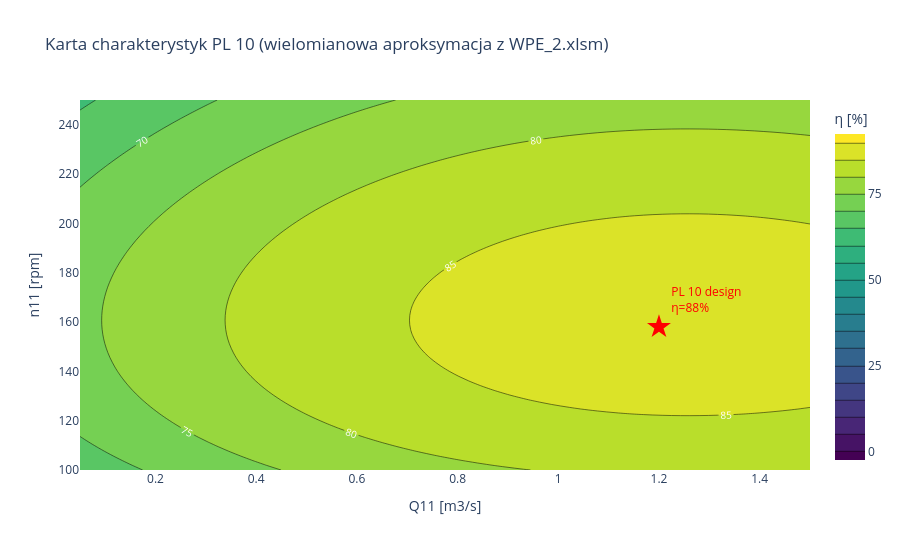

The code cell stored with this chart in its notebook:
### Markdown cell above
**Prompt do LLM:**
> *"Zdefiniuj funkcje pl10_eta(Q11, n11) implementujaca wielomian z WPE_2.
> Narysuj jej powierzchnie na siatce Q11 in (0.05..1.5 m3/s) i n11 in (100..250 rpm)
> jako wykres konturowy. Zaznacz punkt projektowy PL 10 (Q11=1.2, n11=158)."*

**Uzyte funkcje:** `numpy.meshgrid`, `plotly.graph_objects.Contour`.

### Code cell
def pl10_eta(Q11, n11):
    """Sprawnosc turbiny PL 10 jako funkcja (Q11, n11). Wielomian z WPE_2.xlsm.

    Args:
        Q11: przeplyw jednostkowy [m3/s]
        n11: predkosc jednostkowa [rpm]
    Returns:
        sprawnosc [-] (0..1)
    """
    G = np.asarray(Q11) * 1000  # m3/s -> l/s (konwencja Excela)
    E = np.asarray(n11)
    eta_pct = (14.1094114
               + 0.0255361978 * G + 0.838004938 * E
               - 0.0000123420439 * G**2 - 0.00361969217 * E**2
               + 0.00000000115932973 * G**3 + 0.00000420032345 * E**3)
    return eta_pct / 100.0

# Walidacja w punkcie projektowym
pl10 = TURBINE_CATALOG['pl10']
eta_check = pl10_eta(pl10.Q11, pl10.n11)
print(f'PL 10 w punkcie projektowym (Q11={pl10.Q11}, n11={pl10.n11}):')
print(f'  Wielomian: eta = {eta_check:.4f}')
print(f'  Katalog:   eta_peak = {pl10.eta_peak:.4f}')

# Siatka do wykresu konturowego
Q11_grid = np.linspace(0.05, 1.5, 80)
n11_grid = np.linspace(100, 250, 80)
QQ, NN = np.meshgrid(Q11_grid, n11_grid)
ETA = pl10_eta(QQ, NN)
ETA = np.clip(ETA, 0, 1)  # wielomian moze ekstrapolowac poza [0,1]

fig = go.Figure(go.Contour(
    z=ETA * 100, x=Q11_grid, y=n11_grid,
    colorscale='Viridis',
    contours=dict(start=0, end=90, size=5, showlabels=True,
                  labelfont=dict(size=10, color='white')),
    colorbar=dict(title='η [%]'),
))
fig.add_trace(go.Scatter(
    x=[pl10.Q11], y=[pl10.n11],
    mode='markers+text', marker=dict(symbol='star', size=18, color='red'),
    text=[f'PL 10 design<br>η={pl10.eta_peak:.0%}'],
    textposition='top right', textfont=dict(color='red'),
    name='Punkt projektowy', showlegend=False,
))
fig.update_layout(
    title='Karta charakterystyk PL 10 (wielomianowa aproksymacja z WPE_2.xlsm)',
    xaxis_title='Q11 [m3/s]', yaxis_title='n11 [rpm]',
    height=550,
)
fig.show()

print()
print('Uwaga: ten wielomian nie ma czlonu krzyzowego Q11*n11,')
print('wiec linie stalej sprawnosci nie pokazuja sprzezenia Q-n (wielomian separowalny).')
print('To uproszczenie WPE_2; rzeczywiste karty turbin maja silne sprzezenie Q-n.')

### Figure 1 — Plotly figure (JSON) as saved in the notebook; plotly's stock layout.template omitted (floating-point values rounded to 4 significant figures; data arrays with more than 128 entries replaced by an {"elided": "..."} marker saying what was removed)
{"data": [{"colorbar": {"title": {"text": "η [%]"}}, "colorscale": [[0.0, "#440154"], [0.1111, "#482878"], [0.2222, "#3e4989"], [0.3333, "#31688e"], [0.4444, "#26828e"], [0.5556, "#1f9e89"], [0.6667, "#35b779"], [0.7778, "#6ece58"], [0.8889, "#b5de2b"], [1.0, "#fde725"]], "contours": {"end": 90, "labelfont": {"color": "white", "size": 10}, "showlabels": true, "size": 5, "start": 0}, "type": "contour", "x": [0.05, 0.06835, 0.08671, 0.1051, 0.1234, 0.1418, 0.1601, 0.1785, 0.1968, 0.2152, 0.2335, 0.2519, 0.2703, 0.2886, 0.307, 0.3253, 0.3437, 0.362, 0.3804, 0.3987, 0.4171, 0.4354, 0.4538, 0.4722, 0.4905, 0.5089, 0.5272, 0.5456, 0.5639, 0.5823, 0.6006, 0.619, 0.6373, 0.6557, 0.6741, 0.6924, 0.7108, 0.7291, 0.7475, 0.7658, 0.7842, 0.8025, 0.8209, 0.8392, 0.8576, 0.8759, 0.8943, 0.9127, 0.931, 0.9494, 0.9677, 0.9861, 1.004, 1.023, 1.041, 1.059, 1.078, 1.096, 1.115, 1.133, 1.151, 1.17, 1.188, 1.206, 1.225, 1.243, 1.261, 1.28, 1.298, 1.316, 1.335, 1.353, 1.372, 1.39, 1.408, 1.427, 1.445, 1.463, 1.482, 1.5], "y": [100.0, 101.9, 103.8, 105.7, 107.6, 109.5, 111.4, 113.3, 115.2, 117.1, 119.0, 120.9, 122.8, 124.7, 126.6, 128.5, 130.4, 132.3, 134.2, 136.1, 138.0, 139.9, 141.8, 143.7, 145.6, 147.5, 149.4, 151.3, 153.2, 155.1, 157.0, 158.9, 160.8, 162.7, 164.6, 166.5, 168.4, 170.3, 172.2, 174.1, 175.9, 177.8, 179.7, 181.6, 183.5, 185.4, 187.3, 189.2, 191.1, 193.0, 194.9, 196.8, 198.7, 200.6, 202.5, 204.4, 206.3, 208.2, 210.1, 212.0, 213.9, 215.8, 217.7, 219.6, 221.5, 223.4, 225.3, 227.2, 229.1, 231.0, 232.9, 234.8, 236.7, 238.6, 240.5, 242.4, 244.3, 246.2, 248.1, 250.0], "z": {"elided": "80x80 float values"}}, {"marker": {"color": "red", "size": 18, "symbol": "star"}, "mode": "markers+text", "name": "Punkt projektowy", "showlegend": false, "text": ["PL 10 design<br>η=88%"], "textfont": {"color": "red"}, "textposition": "top right", "type": "scatter", "x": [1.2], "y": [158.0]}], "layout": {"height": 550, "title": {"text": "Karta charakterystyk PL 10 (wielomianowa aproksymacja z WPE_2.xlsm)"}, "xaxis": {"title": {"text": "Q11 [m3/s]"}}, "yaxis": {"title": {"text": "n11 [rpm]"}}}}
